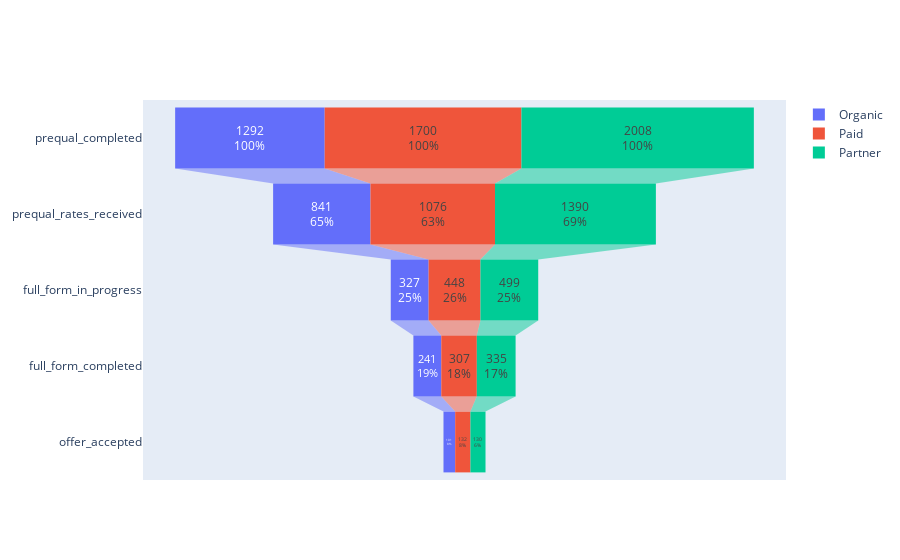

This figure's notebook cell:
### Code cell
'''

Plot Setup: Marketing

'''


from plotly import graph_objects as go

fig = go.Figure()

fig.add_trace(go.Funnel(
    name = 'Organic',
    y = ['prequal_completed','prequal_rates_received','full_form_in_progress','full_form_completed','offer_accepted'],
    x = organic[0],
    textinfo = "value+percent initial"))

fig.add_trace(go.Funnel(
    name = 'Paid',
    orientation = "h",
    y = ['prequal_completed','prequal_rates_received','full_form_in_progress','full_form_completed','offer_accepted'],
    x = paid[0],
    textposition = "inside",
    textinfo = "value+percent initial"))

fig.add_trace(go.Funnel(
    name = 'Partner',
    orientation = "h",
    y = ['prequal_completed','prequal_rates_received','full_form_in_progress','full_form_completed','offer_accepted'],
    x = partner[0],
    textposition = "inside",
    textinfo = "value+percent initial"))

with open('p_graph.html', 'a') as f:
    f.write(fig.to_html(full_html=False, include_plotlyjs='cdn'))
#plotly.offline.plot(fig, full_html=False,filename='name.html')
fig.show()

### Figure 1 — Plotly figure (JSON) as saved in the notebook; plotly's stock layout.template omitted (floating-point values rounded to 4 significant figures)
{"data": [{"name": "Organic", "textinfo": "value+percent initial", "type": "funnel", "x": [1292, 841, 327, 241, 101], "y": ["prequal_completed", "prequal_rates_received", "full_form_in_progress", "full_form_completed", "offer_accepted"]}, {"name": "Paid", "orientation": "h", "textinfo": "value+percent initial", "textposition": "inside", "type": "funnel", "x": [1700, 1076, 448, 307, 132], "y": ["prequal_completed", "prequal_rates_received", "full_form_in_progress", "full_form_completed", "offer_accepted"]}, {"name": "Partner", "orientation": "h", "textinfo": "value+percent initial", "textposition": "inside", "type": "funnel", "x": [2008, 1390, 499, 335, 130], "y": ["prequal_completed", "prequal_rates_received", "full_form_in_progress", "full_form_completed", "offer_accepted"]}], "layout": {}}
